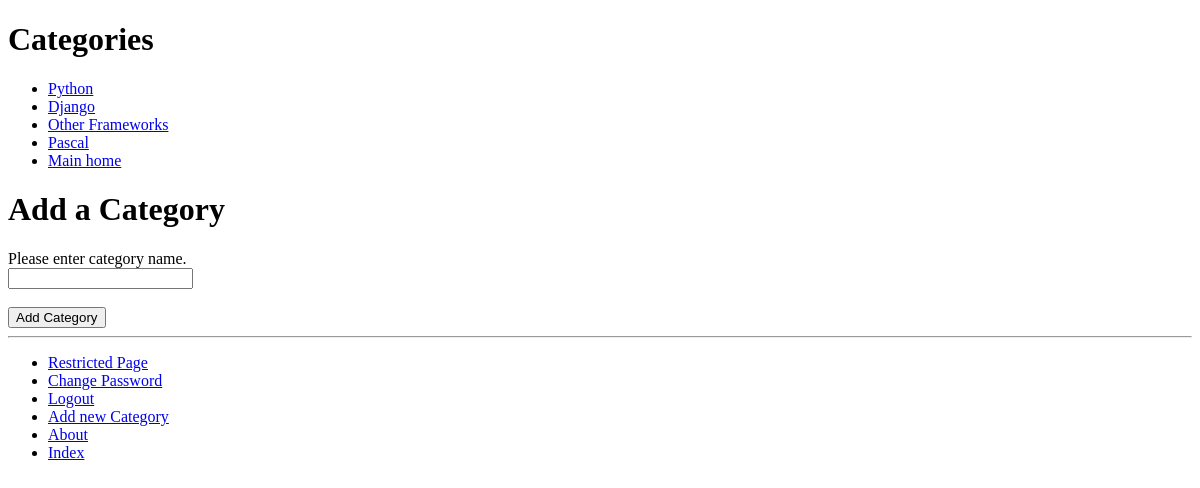
Page /rango/add_category/ (signed in) on the earlier database version.
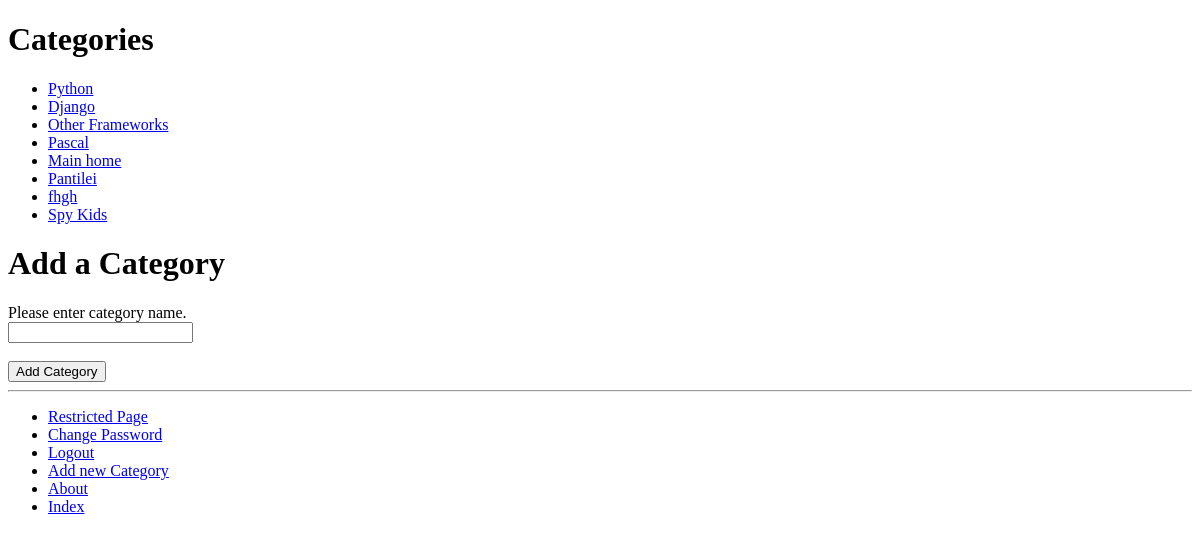
Same page on the later database version.
### rango/models.py (models this page shows, shortened)
class Category(models.Model):
    name = models.CharField(max_length=128, unique=True)
    views = models.IntegerField(default=0)
    likes = models.IntegerField(default = 0)
    slug = models.SlugField(blank=True)
    '''
     When we update the models via the migration tool, it will add the field,
    and provide the option of populating the field with a default value. Of course, we want a specific
    value in each field. In order to correctly populate the slug field we will need to first perform the
    migration and then re-run the population script - this is because in the population script we explicitly
    call the ‘save’ method for each entry. This will trigger the ‘save’ we have implemented and update
    the slug accordingly
    '''
    def save(self, *args, **kwargs):
        self.slug = slugify(self.name)
        super(Category, self).save(*args, **kwargs)
    class Meta:
        verbose_name_plural = 'categories'

### rango/views.py (the view, shortened to what this page needs)
@login_required
def add_category(request):
    form = CategoryForm()
    return render(request, 'rango/add_category.html', {'form': form})

### rango/forms.py
class CategoryForm(forms.ModelForm):
    name = forms.CharField(max_length=128, help_text = "Please enter category name.")
    views = forms.IntegerField(widget=forms.HiddenInput(), initial=0)
    likes = forms.IntegerField(widget=forms.HiddenInput(), initial=0)
    slug = forms.CharField(widget=forms.HiddenInput(), required=False)
    class Meta:
        model = Category
        fields = ('name',)

### rango/templatetags/rango_template_tags.py (called while the page is built)
@register.inclusion_tag('rango/cats.html')
def get_category_list(cat=None):
    return {'cats': Category.objects.all(), 'act_cat': cat}

### templates/rango/add_category.html (shortened to what this page needs)
{% extends 'rango/base.html' %}
{% block body_block %}
    <h1>Add a Category</h1>
    <div class="">
      <form role="form" action="{% url 'rango:add_category' %}" method="post">
        {% for field in form.visible_fields %}
          {{ field.help_text }} <br/>
          {{ field }} <br />
        {% endfor %}
        <br />
        <button class="btn btn-primary" type="submit" name="submit">Add Category</button>
      </form>
    </div>
{% endblock %}

### templates/rango/cats.html
<ul>
  {% if cats %}
    {% for c in cats %}
      {% if c == act_cat %}
        <li><strong><a href="{% url 'rango:show_category' c.slug %}">{{ c.name }}</a></strong></li>
      {% else %}
        <li><a href="{% url 'rango:show_category' c.slug %}">{{ c.name }}</a></li>
      {% endif %}
    {% endfor %}
  {% else %}
    <li> <strong>There are no category present.</strong></li>
  {% endif %}
</ul>

Differences in the rows shown:
added Category: name "Pantilei"
added Category: name "fhgh"
added Category: name "Spy Kids"
